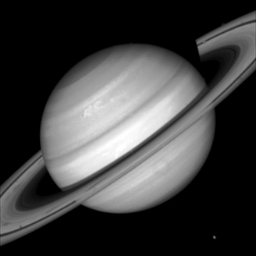
#> input picture data/saturn.jpg, 256 x 256 px
$ python FFT.py
#> lines starting #> are read from the running program, lines starting #| are printed output that depends on the picture
import numpy as np
import time
import cv2

def timeit(method):
    def timed(*args, **kw):
        ts = time.time()
        result = method(*args, **kw)
        te = time.time()
        if 'log_time' in kw:
            name = kw.get('log_name', method.__name__.upper())
            kw['log_time'][name] = int((te - ts) * 1000)
        else:
            print('%r  %2.2f ms' % \
                  (method.__name__, (te - ts) * 1000))
        return result
    return timed

def ft(x):
    x = np.asarray(x, dtype=float)
    N = x.shape[0]
    n = np.arange(N)
    k = n.reshape((N, 1))
    M = np.exp(-2j * np.pi * k * n / N)
    return np.dot(M, x)

def fft(x):
    x = np.asarray(x, dtype=float)
    N = x.shape[0]

    if N % 2 > 0:
        raise ValueError("size of x must be a power of 2")
    elif N <= 32:
        return ft(x)
    else:
        X_even = fft(x[::2])
        X_odd = fft(x[1::2])
        factor = np.exp(-2j * np.pi * np.arange(N) / N)
        n = int(N / 2)
        return np.concatenate([X_even + factor[:n] * X_odd,
                               X_even + factor[n:] * X_odd])

@timeit
def fft_timed(x):
    return fft(x)

@timeit
def fft2_timed(x):
    return np.asarray([
        fft(col) for col in
        zip(*[fft(row) for row in x])
    ])


if __name__ == '__main__':
    x = cv2.imread('../data/saturn.jpg', 0)
#> x is the input picture: shape (256, 256); min 0, max 255, mean 62.9
    result_my = np.abs(fft2_timed(x))
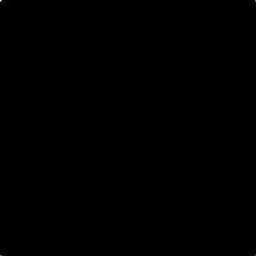
#> result_my: shape (256, 256) float64; min 0.403, max 4123524, mean 1422.4; drawn with min black and max white
    cv2.imshow('fft2_my', result_my * 255 / np.max(result_my))
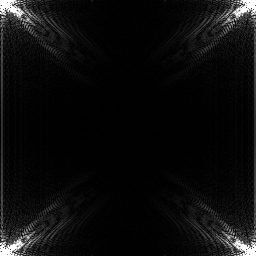
#> window 'fft2_my': shape (256, 256); min 0, max 255, mean 13
    cv2.waitKey(0)

$ run again, with data/Klad00.jpg copied over data/saturn.jpg
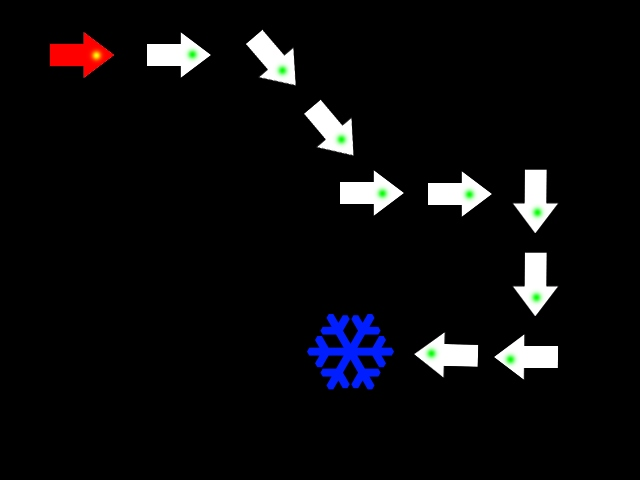
#> input picture data/Klad00.jpg, 640 x 480 px
#> `x = cv2.imread('../data/saturn.jpg', 0)`:
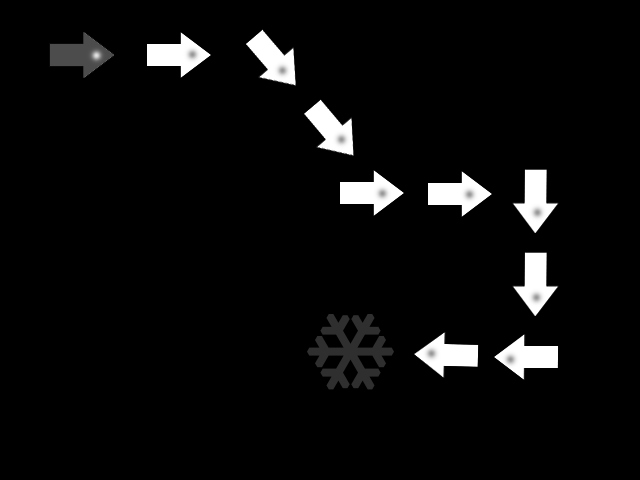
#> x: shape (480, 640); min 0, max 255, mean 11.3
#> `cv2.imshow('fft2_my', result_my * 255 / np.max(result_my))`:
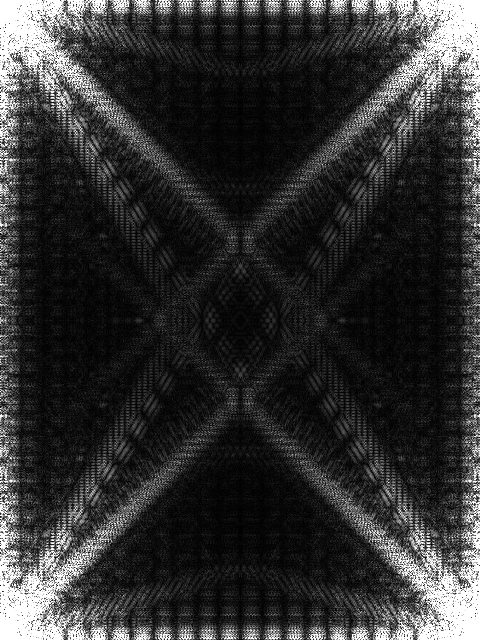
#> window 'fft2_my': shape (640, 480); min 0, max 255, mean 49.5

$ run again, with data/Klad01.jpg copied over data/saturn.jpg
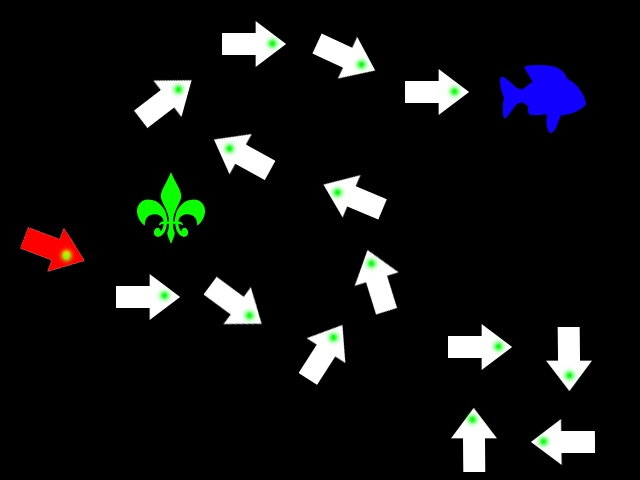
#> input picture data/Klad01.jpg, 640 x 480 px
#> `x = cv2.imread('../data/saturn.jpg', 0)`:
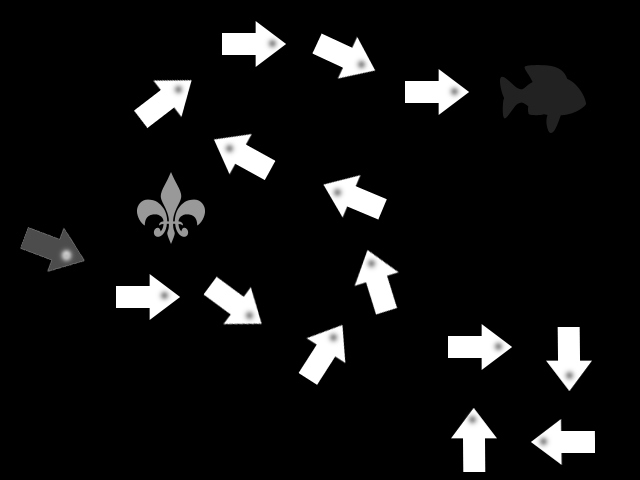
#> x: shape (480, 640); min 0, max 255, mean 18.1
#> `cv2.imshow('fft2_my', result_my * 255 / np.max(result_my))`:
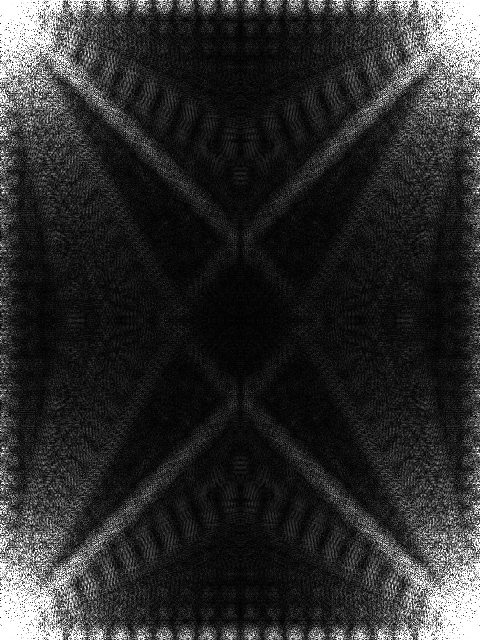
#> window 'fft2_my': shape (640, 480); min 0, max 255, mean 44.6

$ run again, with data/Klad02.jpg copied over data/saturn.jpg
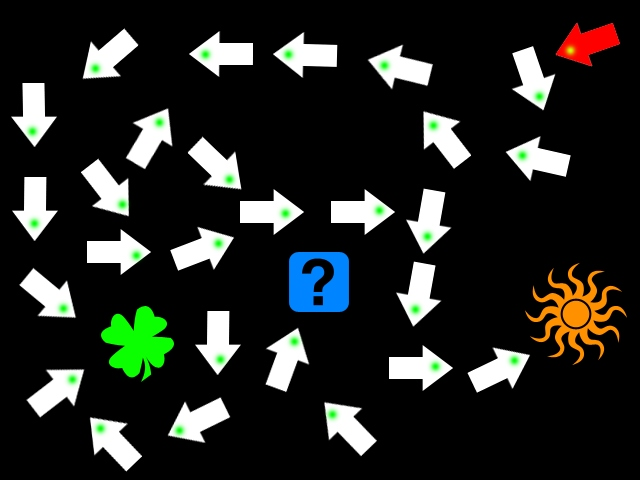
#> input picture data/Klad02.jpg, 640 x 480 px
#> `x = cv2.imread('../data/saturn.jpg', 0)`:
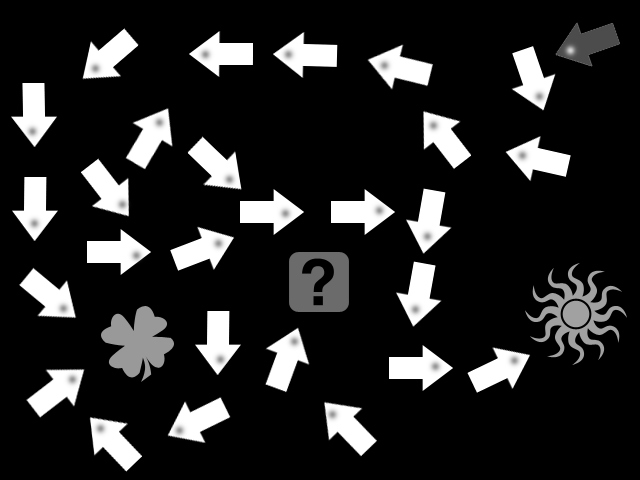
#> x: shape (480, 640); min 0, max 255, mean 36.5
#> `cv2.imshow('fft2_my', result_my * 255 / np.max(result_my))`:
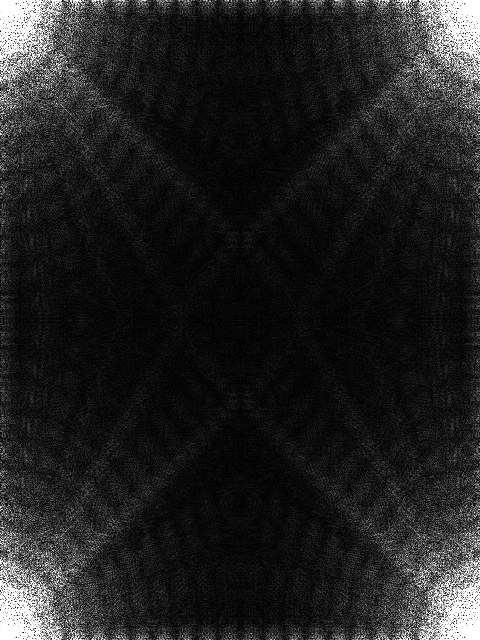
#> window 'fft2_my': shape (640, 480); min 0, max 255, mean 33.7
